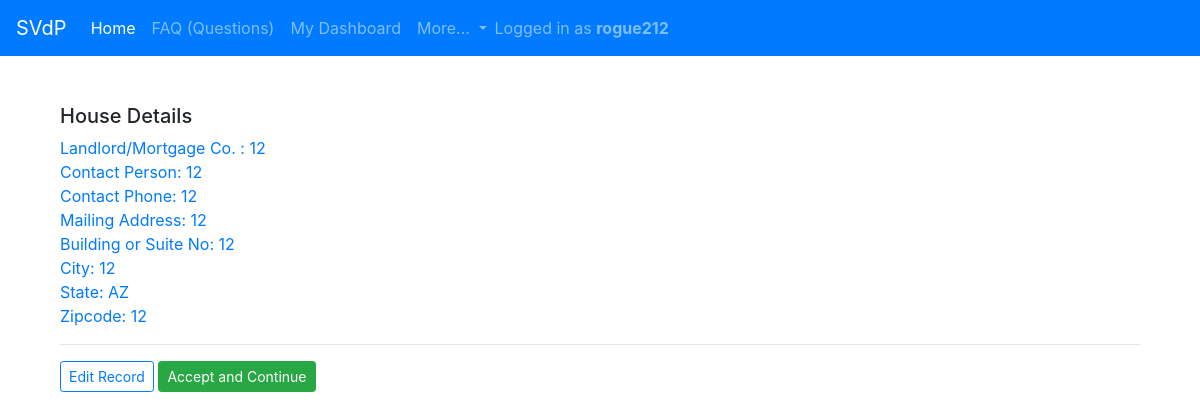
The app's page /housing_detail/4/ (signed in) with its own data.
### home/models.py (models this page shows, shortened)
class Housing(models.Model):
        contact = models.ForeignKey(Contact, on_delete=models.CASCADE)
        username = models.ForeignKey(User, on_delete=models.CASCADE)
        ll_or_mortage_co = models.CharField(max_length=250)
        contact_person = models.CharField(max_length=200)
        contact_phone = models.CharField(max_length=20)
        mailing_address1 = models.CharField(max_length=250)
        mailing_address2 = models.CharField(max_length=250)
        city = models.CharField(max_length=200)
        state = models.CharField(max_length=10, default='AZ')
        zipcode = models.CharField(max_length=20)
        monthly_payment_amount = models.DecimalField(default=0.00, max_digits=6, decimal_places=2)
        current_amount_due = models.DecimalField(default=0.00, max_digits=6, decimal_places=2)

### home/views.py (the view)
# urls.py: path('housing_detail/<pk>/', login_required(HousingModelDetail.as_view()), name='housing_detail' ),
class HousingModelDetail(DetailView):
    model = Housing
    def get_queryset(self):
        return self.model.objects.filter(username=self.request.user)

### home/templates/home/housing_detail.html (shortened to what this page needs)
{% extends "base.html" %}
{% load static %}
{% block content %}
<div class="container">
<br><br>
<h5>House Details</h5>
    <p class="text-primary">
       Landlord/Mortgage Co. : {{ object.ll_or_mortage_co }} <br>
       Contact Person: {{ object.contact_person }}<br>
       Contact Phone: {{ object.contact_phone }} <br>
       Mailing Address: {{ object.mailing_address1 }}<br>
       Building or Suite No: {{ object.mailing_address2 }}<br>
       City: {{ object.city}} <br>
       State: {{ object.state }} <br>
       Zipcode: {{ object.zipcode }}<br>
    </p>
<hr>
    <a class="btn btn-outline-primary btn-sm" role="button" href="/home/housing_update/{{ object.id }}/">Edit Record</a>
    <a class="btn btn-success btn-sm" role="button" href="/home/startapp/">Accept and Continue</a>
</div>
{% endblock %}

### templates/base.html (shortened to what this page needs)
<!DOCTYPE html>
<html>
  <head>
    <link rel="stylesheet" href="https://stackpath.bootstrapcdn.com/bootstrap/4.5.2/css/bootstrap.min.css">
  </head>
  <body>
    <nav class="navbar navbar-expand-lg navbar-dark bg-primary">
      <a class="navbar-brand" href="#">SVdP</a>
      <div class="collapse navbar-collapse" id="navbarNavDropdown">
        <ul class="navbar-nav">
          <li class="nav-item active">
            <a class="nav-link" href="/home">Home <span class="sr-only">(current)</span></a>
          </li>
          <li class="nav-item">
            <a class="nav-link" href="/home/hpapp_faq">FAQ (Questions)</a>
          </li>
          {% if user.is_authenticated %}
              <li class="nav-item">
                <a class="nav-link" href="{% url 'home:dashboard' %}">My Dashboard</a>
              </li>
          {% endif %}
          <li class="nav-item dropdown">
            <a class="nav-link dropdown-toggle" href="#" id="navbarDropdownMenuLink" role="button" data-toggle="dropdown" aria-haspopup="true" aria-expanded="false">
              More...
            </a>
          </li>
        </ul>
        {% if user.is_authenticated %}
        <span class="navbar-text">
          Logged in as <b>{{ user.username }}</b>
        </span>
        {% endif %}
      </div>
    </nav>
    {% block body %}
    <div class="container">
      {% block content %}
      {% endblock %}
      {% endblock %}
   </div>
  </body>
</html>

### records on screen
Housing: ll_or_mortage_co "12", contact_person "12", contact_phone "12", mailing_address1 "12", mailing_address2 "12", city "12", state "AZ", zipcode "12"

### other values on screen
{{ user.username }} "rogue212"
